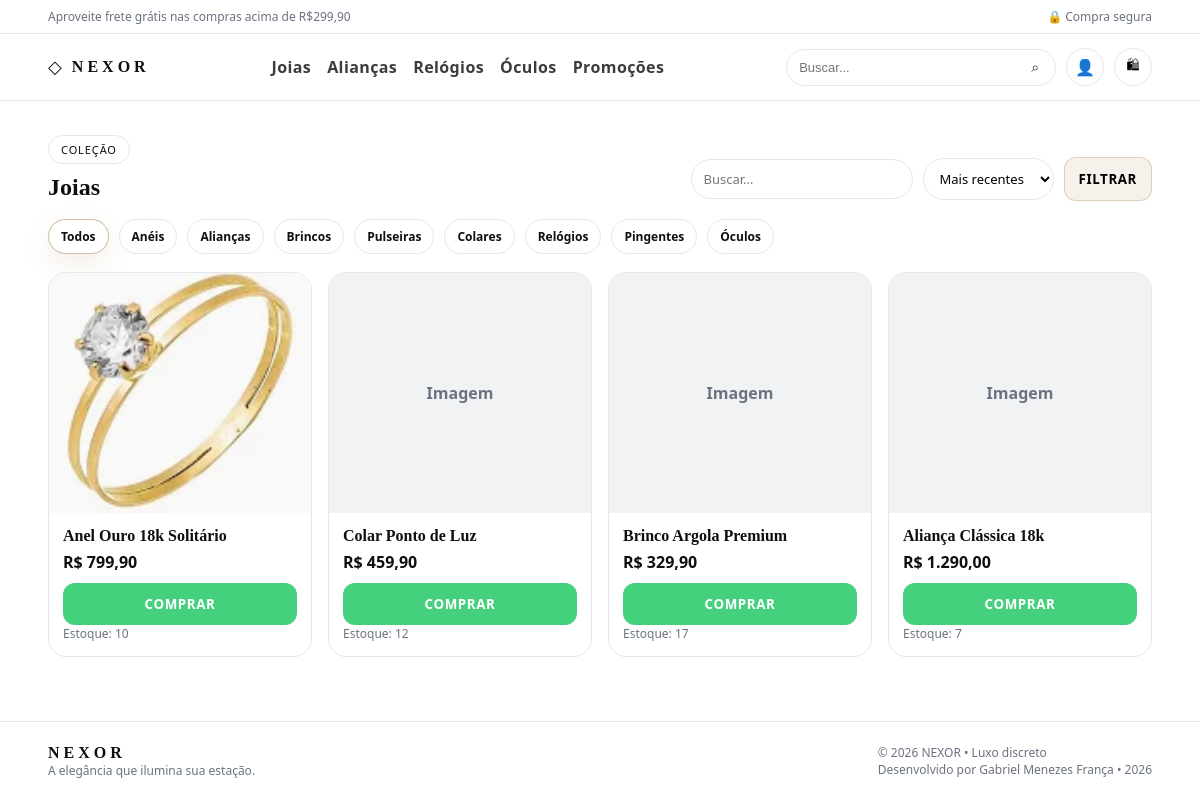
/produtos, run on the app's committed database.
### app.py (models this page shows)
class Setting(db.Model):
    id = db.Column(db.Integer, primary_key=True)
    key = db.Column(db.String(80), unique=True, nullable=False, index=True)
    value = db.Column(db.Text, default="")

class Category(db.Model):
    id = db.Column(db.Integer, primary_key=True)
    name = db.Column(db.String(120), nullable=False)
    slug = db.Column(db.String(160), unique=True, nullable=False, index=True)
    icon = db.Column(db.String(120), default="")  # ex: "ring", "watch", "earrings"
    is_active = db.Column(db.Boolean, default=True)
    created_at = db.Column(db.DateTime, default=now_utc)

class Product(db.Model):
    id = db.Column(db.Integer, primary_key=True)
    category_id = db.Column(db.Integer, db.ForeignKey("category.id"), nullable=True)
    name = db.Column(db.String(180), nullable=False)
    slug = db.Column(db.String(220), unique=True, nullable=False, index=True)
    description = db.Column(db.Text, default="")
    price = db.Column(db.Numeric(10, 2), nullable=False, default=0)
    stock = db.Column(db.Integer, nullable=False, default=0)
    is_active = db.Column(db.Boolean, default=True)
    sizes = db.Column(db.String(80), default="")
    image_filename = db.Column(db.String(255), default="")
    created_at = db.Column(db.DateTime, default=now_utc)
    category = db.relationship("Category", lazy=True)

### app.py (the view)
    @app.route("/produtos")
    def produtos():
        cat = (request.args.get("cat") or "").strip()
        q = (request.args.get("q") or "").strip()
        sort = (request.args.get("sort") or "new").strip()
        query = Product.query.filter_by(is_active=True)
        if cat:
            c = Category.query.filter_by(slug=cat).first()
            if c:
                query = query.filter_by(category_id=c.id)
        if q:
            like = f"%{q}%"
            query = query.filter(db.or_(Product.name.ilike(like), Product.description.ilike(like)))
        if sort == "price_asc":
            query = query.order_by(Product.price.asc())
        elif sort == "price_desc":
            query = query.order_by(Product.price.desc())
        else:
            query = query.order_by(Product.created_at.desc())
        products = query.all()
        categories = Category.query.filter_by(is_active=True).order_by(Category.created_at.asc()).all()
        return render_template("produtos.html", products=products, categories=categories, cat=cat, q=q, sort=sort)

### app.py (called while the page is built, shortened)
def money(v) -> Decimal:
    if v is None:
        return Decimal("0.00")
    if isinstance(v, Decimal):
        return v.quantize(Decimal("0.01"), rounding=ROUND_HALF_UP)
    return Decimal(str(v)).quantize(Decimal("0.01"), rounding=ROUND_HALF_UP)

def format_brl(v: Decimal) -> str:
    v = money(v)
    s = f"{v:.2f}"
    inteiro, dec = s.split(".")
    inteiro = re.sub(r"(?<!^)(?=(\d{3})+$)", ".", inteiro)
    return f"R$ {inteiro},{dec}"

def cart_get():
    return session.get("cart", {})

def cart_count(cart: dict) -> int:
    return sum(int(q) for q in cart.values())

def cart_subtotal(cart: dict) -> Decimal:
    if not cart:
        return money("0")

def get_setting(key: str, default: str = "") -> str:
    s = Setting.query.filter_by(key=key).first()
    if not s or s.value is None:
        return default
    return str(s.value)

def get_setting_decimal(key: str, default: str) -> Decimal:
    try:
        return money(get_setting(key, default))
    except Exception:
        return money(default)

def shipping_calc(subtotal: Decimal):
    free_over = get_setting_decimal("shipping_free_over", "299.90")
    flat = get_setting_decimal("shipping_flat", "9.90")
    if subtotal >= free_over:
        return money("0")
    return money(flat)

### templates/produtos.html (shortened to what this page needs)
{% extends "base.html" %}
{% set title = "Produtos" %}
{% block content %}
<section class="section">
  <div class="container">
    <div class="section-head">
      <div>
        <div class="pill">COLEÇÃO</div>
        <h2>Joias</h2>
      </div>
      <form class="filters" method="get">
        <input class="f-input" name="q" value="{{ q }}" placeholder="Buscar...">
        <select class="f-input" name="sort">
          <option value="new" {% if sort=='new' %}selected{% endif %}>Mais recentes</option>
        </select>
        <button class="btn btn-accent" type="submit">Filtrar</button>
      </form>
    </div>
    <div class="catbar">
      <a class="catpill {% if not cat %}active{% endif %}" href="{{ url_for('produtos') }}">Todos</a>
      {% for c in categories %}
        <a class="catpill {% if cat==c.slug %}active{% endif %}" href="{{ url_for('produtos', cat=c.slug) }}">{{ c.name }}</a>
      {% endfor %}
    </div>
    <div class="grid">
      {% for p in products %}
        <article class="card">
          <a class="card-media" href="{{ url_for('produto', slug=p.slug) }}">
            {% if p.image_filename %}
              <img src="{{ url_for('uploads', filename=p.image_filename) }}" alt="{{ p.name }}">
            {% else %}
              <div class="ph">Imagem</div>
            {% endif %}
          </a>
          <div class="card-body">
            <a class="card-title" href="{{ url_for('produto', slug=p.slug) }}">{{ p.name }}</a>
            <div class="card-price">{{ "R$ {:,.2f}".format(p.price).replace(",", "X").replace(".", ",").replace("X", ".") }}</div>
            <button class="btn btn-green full"
              type="button"
              onclick="drawerAddToCart({{ p.id }}, 1, { title: '{{ p.name }}', price: '{{ 'R$ {:,.2f}'.format(p.price).replace(',', 'X').replace('.', ',').replace('X', '.') }}' })">
              COMPRAR
            </button>
            <div class="muted tiny">Estoque: {{ p.stock }}</div>
          </div>
        </article>
      {% endfor %}
    </div>
  </div>
</section>
{% endblock %}

### templates/base.html (shortened to what this page needs)
<!doctype html>
<html lang="pt-br">
<head>
  <link rel="stylesheet" href="{{ url_for('static', filename='style.css') }}">
</head>
<body>
  <div class="topnote">
    <div class="container topnote-inner">
      <div class="topnote-text">{{ TOPBAR_NOTE }}</div>
      <div class="topnote-right">🔒 Compra segura</div>
    </div>
  </div>
  <header class="header">
    <div class="container header-inner">
      <a class="logo" href="{{ url_for('index') }}">
        <span class="logo-mark">◇</span>
        <span class="logo-name">{{ STORE_NAME }}</span>
      </a>
      <nav class="menu">
        <a href="{{ url_for('produtos') }}">Joias</a>
        <a href="{{ url_for('produtos', cat='aliancas') }}">Alianças</a>
        <a href="{{ url_for('produtos', cat='relogios') }}">Relógios</a>
        <a href="{{ url_for('produtos', cat='oculos') }}">Óculos</a>
        <a href="{{ url_for('produtos') }}">Promoções</a>
      </nav>
      <div class="header-actions">
        <form class="search" action="{{ url_for('produtos') }}" method="get">
          <input name="q" placeholder="Buscar..." value="{{ request.args.get('q','') }}">
          <button type="submit" aria-label="Buscar">⌕</button>
        </form>
        <a class="iconlink" href="{{ url_for('login') }}" title="Login">👤</a>
        <button class="iconlink cartbtn" type="button" data-cart-open title="Carrinho">
          🛍
        </button>
      </div>
    </div>
  </header>
  <main>
    {% block content %}{% endblock %}
  </main>
  <footer class="footer">
    <div class="container footer-inner">
      <div class="foot-left">
        <div class="foot-brand">{{ STORE_NAME }}</div>
        <div class="foot-muted">{{ STORE_TAGLINE }}</div>
      </div>
      <div class="foot-right">
        <div class="foot-muted">© 2026 {{ STORE_NAME }} • Luxo discreto</div>
        <div class="foot-muted">Desenvolvido por Gabriel Menezes França • 2026</div>
      </div>
    </div>
  </footer>
</body>
</html>

### data on the page
Setting: value "Aproveite frete grátis nas compras acima de R$299,90"
Setting: value "NEXOR"
Category: name "Anéis"
Category: name "Alianças"
Category: name "Brincos"
Category: name "Pulseiras"
Category: name "Colares"
Category: name "Relógios"
Category: name "Pingentes"
Category: name "Óculos"
Product: image_filename (picture), name "Anel Ouro 18k Solitário", price "R$ 799,90", stock "10"
Product: image_filename "Imagem", name "Colar Ponto de Luz", price "R$ 459,90", stock "12"
Product: image_filename "Imagem", name "Brinco Argola Premium", price "R$ 329,90", stock "17"
Product: image_filename "Imagem", name "Aliança Clássica 18k", price "R$ 1.290,00", stock "7"
Setting: value "A elegância que ilumina sua estação."
